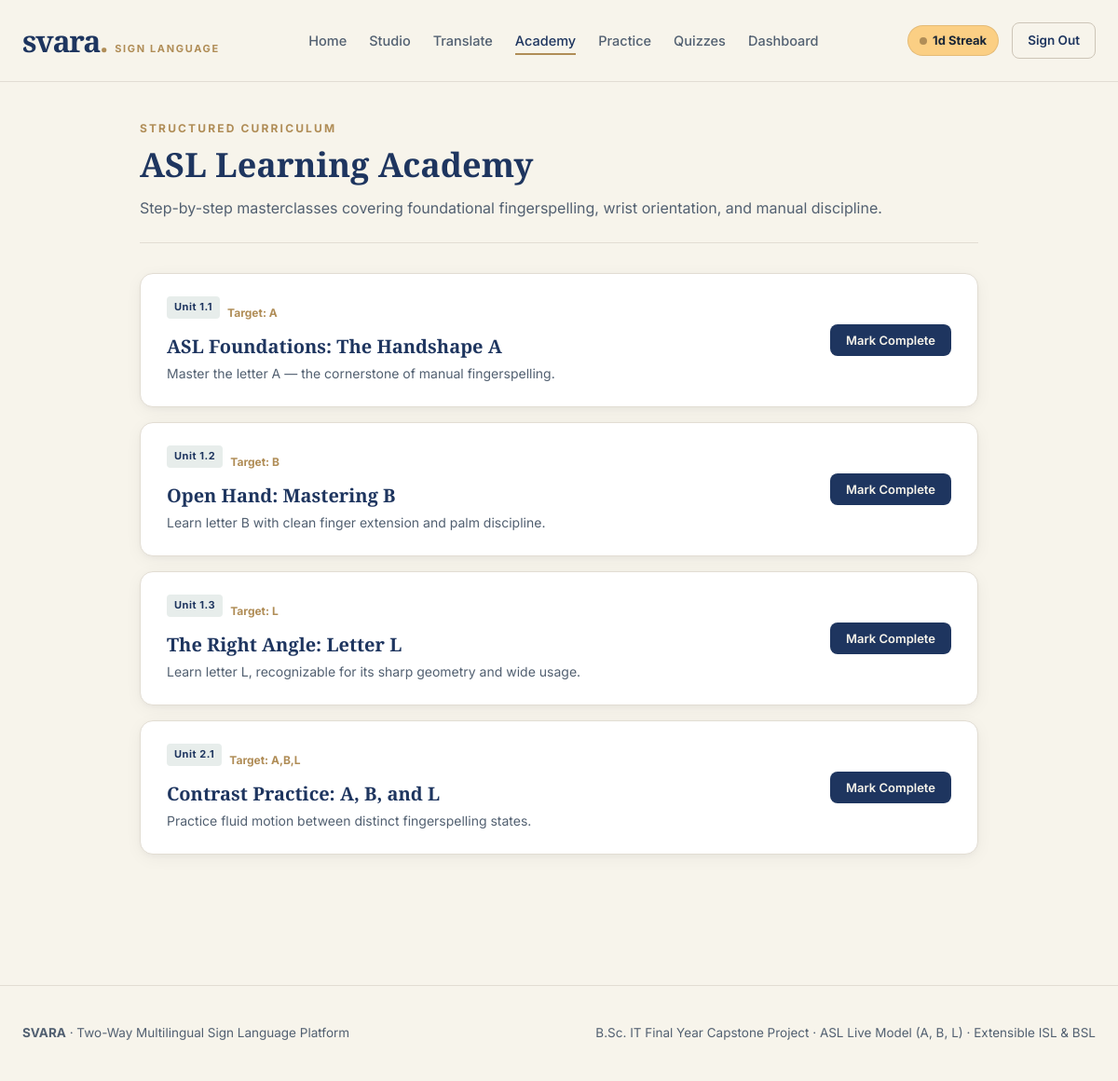
Screenshot of /learn (signed in) with the database file from the repository.
### tables this page shows
CREATE TABLE lessons (
                id INTEGER PRIMARY KEY AUTOINCREMENT,
                language_code TEXT NOT NULL,
                unit_number INTEGER NOT NULL,
                order_index INTEGER NOT NULL,
                title TEXT NOT NULL,
                subtitle TEXT,
                summary TEXT,
                target_signs TEXT,
                FOREIGN KEY (language_code) REFERENCES languages(code) ON DELETE CASCADE
            );

### app.py (the view)
@app.get("/learn")
def learn():
    with get_connection() as conn:
        cursor = conn.cursor()
        cursor.execute("""
            SELECT id, unit_number, order_index, title, subtitle, summary, target_signs
            FROM lessons
            WHERE language_code = 'ASL'
            ORDER BY unit_number ASC, order_index ASC
        """)
        lessons = [dict(r) for r in cursor.fetchall()]
        completed_ids = set()
        if "user_id" in session:
            cursor.execute("""
                SELECT lesson_id FROM lesson_progress WHERE user_id = ?
            """, (session["user_id"],))
            completed_ids = {r["lesson_id"] for r in cursor.fetchall()}
        for l in lessons:
            l["is_completed"] = l["id"] in completed_ids
    return render_template("learn.html", page="learn", lessons=lessons)

### app.py (called while the page is built)
@app.context_processor
def inject_globals():
    user = None
    streak_info = {"current_streak": 0, "active_today": False}
    if "user_id" in session:
        user = get_user_by_id(session["user_id"])
        streak_info = calculate_streak(session["user_id"])
    return {
        "current_user": user,
        "user_streak": streak_info,
        "supported_languages": adapter.get_supported_languages()
    }

### database/db.py (called while the page is built)
def get_connection():
    conn = sqlite3.connect(DB_PATH)
    conn.row_factory = sqlite3.Row
    conn.execute("PRAGMA foreign_keys = ON")
    return conn

def get_user_by_id(user_id: int):
    with get_connection() as conn:
        cursor = conn.cursor()
        cursor.execute("SELECT id, username, email, created_at FROM users WHERE id = ?", (user_id,))
        return cursor.fetchone()

### templates/learn.html (shortened to what this page needs)
{% extends "base.html" %}
{% block content %}
<div style="max-width:900px; margin:0 auto;">
  <div style="border-bottom:1px solid var(--border-subtle); padding-bottom:24px; margin-bottom:32px;">
    <span class="eyebrow">Structured Curriculum</span>
    <h1 style="font-size:36px; margin:8px 0 12px;">ASL Learning Academy</h1>
    <p style="color:var(--ink-muted); font-size:16px; margin:0;">
      Step-by-step masterclasses covering foundational fingerspelling, wrist orientation, and manual discipline.
    </p>
  </div>
  <div class="lessons-list-stack">
    {% for lesson in lessons %}
      <div class="lesson-row-card">
        <div class="lesson-meta">
          <div style="display:flex; align-items:center; gap:8px; margin-bottom:6px;">
            <span class="supported-badge">Unit {{ lesson.unit_number }}.{{ lesson.order_index }}</span>
            <span style="font-size:12px; color:var(--antique-brass); font-weight:700;">Target: {{ lesson.target_signs }}</span>
          </div>
          <h3>{{ lesson.title }}</h3>
          <p>{{ lesson.summary }}</p>
        </div>
        <div style="display:flex; flex-direction:column; align-items:flex-end; gap:8px;">
          {% if lesson.is_completed %}
            <span style="color:var(--success-emerald); font-size:13px; font-weight:700;">✓ Completed</span>
            <a href="/practice" class="btn btn-secondary" style="font-size:13px; padding:6px 14px;">Review Practice</a>
          {% else %}
            {% if current_user %}
              <button onclick="markLessonComplete({{ lesson.id }}, this)" class="btn btn-primary" style="font-size:13px; padding:8px 16px;">
                Mark Complete
              </button>
            {% else %}
              <a href="/auth?mode=login" class="btn btn-primary" style="font-size:13px; padding:8px 16px;">
                Sign In to Track
              </a>
            {% endif %}
          {% endif %}
        </div>
      </div>
    {% endfor %}
  </div>
</div>
{% endblock %}

### templates/base.html (shortened to what this page needs)
<!doctype html>
<html lang="en">
<head>
  <link rel="stylesheet" href="{{ url_for('static', filename='css/style.css') }}">
</head>
<body>
  <header class="site-header">
    <div class="header-container">
      <div class="brand-wrapper">
        <a href="/" class="svara-logo" aria-label="Svara Home">svara<span class="brass-dot">.</span></a>
        <span class="sub-tagline">Sign Language</span>
      </div>
      <nav class="site-nav" aria-label="Primary Navigation">
        <a href="/" class="nav-link {% if page == 'home' %}active{% endif %}">Home</a>
        <a href="/recognize" class="nav-link {% if page == 'recognize' %}active{% endif %}">Studio</a>
        <a href="/translate" class="nav-link {% if page == 'translate' %}active{% endif %}">Translate</a>
        <a href="/learn" class="nav-link {% if page == 'learn' %}active{% endif %}">Academy</a>
        <a href="/practice" class="nav-link {% if page == 'practice' %}active{% endif %}">Practice</a>
        <a href="/quizzes" class="nav-link {% if page == 'quizzes' %}active{% endif %}">Quizzes</a>
        {% if current_user %}
          <a href="/dashboard" class="nav-link {% if page == 'dashboard' %}active{% endif %}">Dashboard</a>
        {% endif %}
      </nav>
      <div class="header-actions">
        {% if current_user %}
          <div class="streak-pill" title="{{ user_streak.current_streak }} day streak (based on completed learning activity)">
            <span class="streak-flame"></span>
            <span>{{ user_streak.current_streak }}d Streak</span>
          </div>
          <a href="/logout" class="btn-auth">Sign Out</a>
        {% else %}
          <a href="/auth?mode=login" class="btn-auth">Sign In</a>
        {% endif %}
      </div>
    </div>
  </header>
  <main class="main-content">
    {% block content %}{% endblock %}
  </main>
  <footer class="site-footer">
    <div class="footer-content">
      <div>
        <strong>SVARA</strong> · Two-Way Multilingual Sign Language Platform
      </div>
      <div>
        B.Sc. IT Final Year Capstone Project · ASL Live Model (A, B, L) · Extensible ISL &amp; BSL
      </div>
    </div>
  </footer>
</body>
</html>

### rows the page displays
lessons: unit_number "1", order_index "1", target_signs "A", title "ASL Foundations: The Handshape A", summary "Master the letter A — the cornerstone of manual fingerspelling."
lessons: unit_number "1", order_index "2", target_signs "B", title "Open Hand: Mastering B", summary "Learn letter B with clean finger extension and palm discipline."
lessons: unit_number "1", order_index "3", target_signs "L", title "The Right Angle: Letter L", summary "Learn letter L, recognizable for its sharp geometry and wide usage."
lessons: unit_number "2", order_index "1", target_signs "A,B,L", title "Contrast Practice: A, B, and L", summary "Practice fluid motion between distinct fingerspelling states."

### other values shown
{{ user_streak.current_streak }} "1"
